Frame 1 (no input): blank canvas, image omitted
Frame 60 (the mouse pressed at the canvas centre just before this capture): blank canvas, image omitted
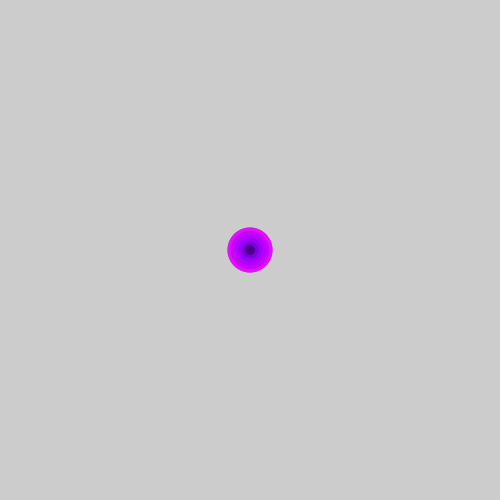
Frame 120 (the mouse held since frame 60 and released just before this capture)

The Processing sketch whose frames 1 and 60 were blank and that drew this single picture after the mouse press (run headless with seeded random() and noise(); from frame 60 on, the mouse is pressed at the canvas centre):

// Processing sketch: animando_min_max
// ── animando_min_max.pde
float tam;
float dir;
float vel;

void setup() {
  size(500, 500);
  tam = 10;
  dir = 1;
  vel = 7;
}

void draw() {
  noStroke();
  tam = tam + vel  * dir;

  if (tam<10 || tam>40) { // si llegamos al minimo o maximo
    dir = dir * -1; //invierte la direccion
  }

  if (mousePressed) {
    fill(tam *5, 0, tam * 10, 100);
    ellipse(mouseX, mouseY, tam, tam );
  }
}
